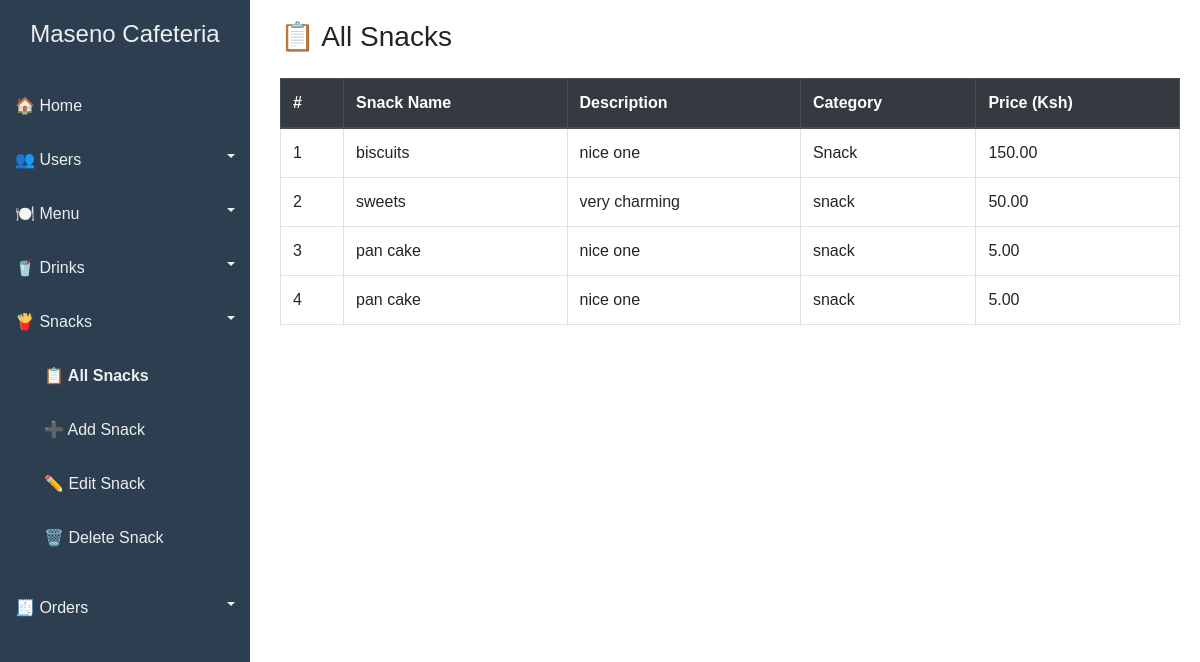
The page /snacks.php on the database its author committed.
### tables this page shows
CREATE TABLE `menu_items` (
  `id` int(11) NOT NULL,
  `name` varchar(100) NOT NULL,
  `description` text DEFAULT NULL,
  `category` varchar(100) DEFAULT NULL,
  `price` decimal(10,2) NOT NULL,
  `image` varchar(255) DEFAULT NULL,
  `created_at` timestamp NOT NULL DEFAULT current_timestamp()
);

### snacks.php (the view, shortened to what this page needs)
<?php
include 'db_connect.php';
$query = mysqli_query($conn, "SELECT * FROM menu_items WHERE category = 'Snack'");
?>
<!DOCTYPE html>
<html lang="en">
<head>
    <link rel="stylesheet" href="https://stackpath.bootstrapcdn.com/bootstrap/4.5.2/css/bootstrap.min.css">
</head>
<body>
<div class="sidebar">
    <h4>Maseno Cafeteria</h4>
    <a href="admin_dashboard.php">🏠 Home</a>
    <a href="#usersSubmenu" data-toggle="collapse" class="dropdown-toggle" aria-expanded="false">👥 Users</a>
    <a href="#menuSubmenu" data-toggle="collapse" class="dropdown-toggle" aria-expanded="false">🍽️ Menu</a>
    <a href="#drinksSubmenu" data-toggle="collapse" class="dropdown-toggle" aria-expanded="false">🥤 Drinks</a>
    <a href="#snacksSubmenu" data-toggle="collapse" class="dropdown-toggle" aria-expanded="true">🍟 Snacks</a>
    <ul class="collapse show list-unstyled" id="snacksSubmenu">
        <li><a href="snacks.php" class="pl-4 font-weight-bold">📋 All Snacks</a></li>
        <li><a href="add_snack.php" class="pl-4">➕ Add Snack</a></li>
        <li><a href="edit_snack.php" class="pl-4">✏️ Edit Snack</a></li>
        <li><a href="delete_snack.php" class="pl-4">🗑️ Delete Snack</a></li>
    </ul>
    <a href="#ordersSubmenu" data-toggle="collapse" class="dropdown-toggle" aria-expanded="false">🧾 Orders</a>
</div>
<div class="main-content">
    <h3 class="mb-4">📋 All Snacks</h3>
    <table class="table table-bordered table-hover">
        <thead class="thead-dark">
            <tr>
                <th>#</th>
                <th>Snack Name</th>
                <th>Description</th>
                <th>Category</th>
                <th>Price (Ksh)</th>
            </tr>
        </thead>
        <tbody>
            <?php
            $count = 1;
            while($row = mysqli_fetch_assoc($query)) { ?>
                <tr>
                    <td><?= $count++ ?></td>
                    <td><?= htmlspecialchars($row['name']) ?></td>
                    <td><?= htmlspecialchars($row['description']) ?></td>
                    <td><?= htmlspecialchars($row['category']) ?></td>
                    <td><?= number_format($row['price'], 2) ?></td>
                </tr>
            <?php } ?>
        </tbody>
    </table>
</div>
</body>
</html>

### snacks.php (style rules this page uses)
body { font-family: Arial, sans-serif; }
.sidebar { width: 250px; background-color: #2c3e50; min-height: 100vh; padding-top: 20px; position: fixed; }
.sidebar h4 { color: #ecf0f1; text-align: center; margin-bottom: 30px; }
.sidebar a { color: #ecf0f1; padding: 15px; display: block; text-decoration: none; }
.main-content { margin-left: 260px; padding: 20px; }
.dropdown-toggle::after { float: right; margin-top: 6px; }
.list-unstyled { padding-left: 20px; }

### rows shown on the page
menu_items: name "biscuits", description "nice one", category "Snack", price "150.00"
menu_items: name "sweets", description "very charming", category "snack", price "50.00"
menu_items: name "pan cake", description "nice one", category "snack", price "5.00"
menu_items: name "pan cake", description "nice one", category "snack", price "5.00"
